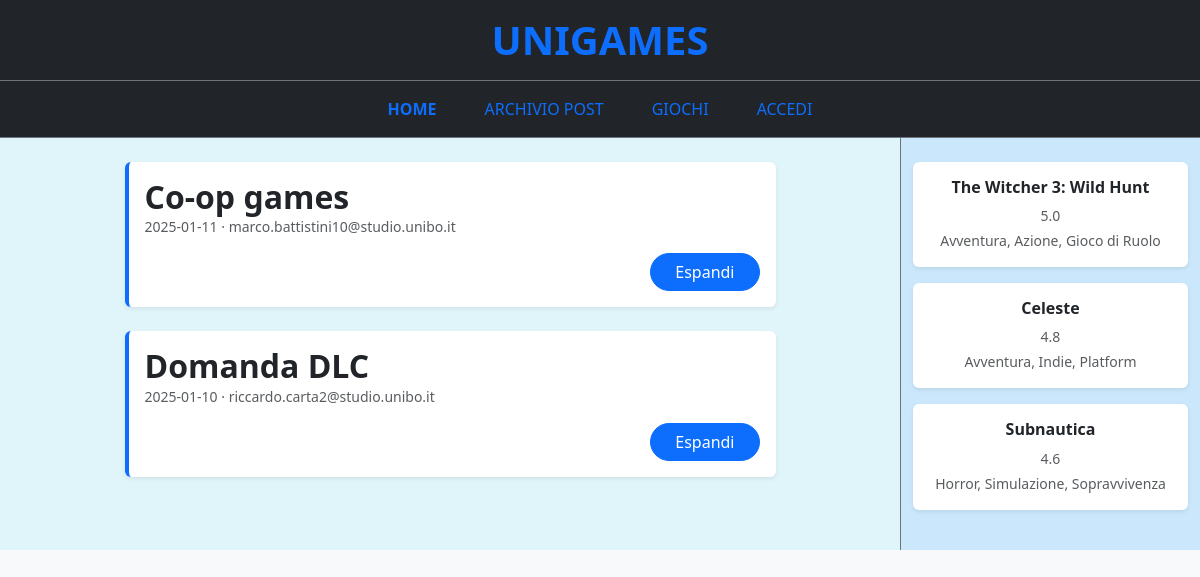
The page / on the database its author committed.
### tables this page shows
CREATE TABLE POST (
  crea_email VARCHAR(254) NOT NULL,
  codicePost NUMERIC(10) NOT NULL,
  testo VARCHAR(2000) NOT NULL,
  data DATE NOT NULL,
  titolo VARCHAR(150) NOT NULL,
  RECENSIONE VARCHAR(1),
  GENERICO VARCHAR(1),
  PRIMARY KEY (crea_email, codicePost),
  FOREIGN KEY (crea_email) REFERENCES UTENTE(email),
  CHECK (
    (GENERICO IS NOT NULL AND RECENSIONE IS NULL)
    OR
    (GENERICO IS NULL AND RECENSIONE IS NOT NULL)
  )
);

CREATE TABLE GIOCO (
  codiceGioco NUMERIC(10) NOT NULL,
  nome VARCHAR(100) NOT NULL,
  annoDiPubblicazione DATE NOT NULL,
  softwareHouse VARCHAR(100) NOT NULL,
  valutazioneGiornalistica DECIMAL(2,1) NOT NULL,
  descrizione VARCHAR(1000) NOT NULL,
  immagine VARCHAR(255) NOT NULL,
  email VARCHAR(254) NOT NULL,
  PRIMARY KEY (codiceGioco),
  FOREIGN KEY (email) REFERENCES ADMIN(email)
);

### index.php (called while the page is built)
<?php
require_once 'bootstrap.php';
$templateParams["titolo"] = "Unigames - Home";
$templateParams["nome"] = "lista-post.php";
$templateParams["selezionaFiltro"] = [];
$templateParams["aside"] = "lista-giochiRandom.php";
$templateParams["giochiRandomFunc"] = $dbh->getGiochiRandom(3);
$templateParams["filtri"] = [];
$templateParams["post"] = $dbh->getGenericPosts(4);
require 'template/base.php';
?>

### db/database.php (called while the page is built, shortened)
<?php
class DatabaseHelper
{
    private $db;
    public function __construct($servername, $username, $password, $dbname, $port)
    {
        $this->db = new mysqli($servername, $username, $password, $dbname, $port);
    }
    public function getGenericPosts($n = -1)
    {
        $query = "SELECT p.*
                    FROM POST p
                    JOIN GENERICO g
                    ON p.crea_email = g.crea_email
                    AND p.codicePost = g.codicePost
                    ORDER BY p.data DESC
                    ";
        if ($n > 0) {
            $query .= " LIMIT ?;";
        } else {
            $query .= ";";
        }
        $stmt = $this->db->prepare($query);
        if ($n > 0) {
            $stmt->bind_param('i', $n);
        }
        $stmt->execute();
        $result = $stmt->get_result();
        return $result->fetch_all(MYSQLI_ASSOC);
    }
    public function getGiochiRandom($n = -1)
    {
        $query = "SELECT g.codiceGioco, g.nome, g.valutazioneGiornalistica,
                     GROUP_CONCAT(t.nome SEPARATOR ', ') AS listaTag
                    FROM GIOCO g
                    LEFT JOIN riguarda r ON g.codiceGioco = r.codiceGioco
                    LEFT JOIN TAG t ON r.codiceTag = t.codiceTag
                    GROUP BY g.codiceGioco, g.nome, g.valutazioneGiornalistica
                    ORDER BY RAND()
                ";
        if ($n > 0) {
            $query .= " LIMIT ?;";
        }
        $stmt = $this->db->prepare($query);
        if ($n > 0) {
            $stmt->bind_param('i', $n);
        }
        $stmt->execute();
        $result = $stmt->get_result();
        return $result->fetch_all(MYSQLI_ASSOC);
    }
}
?>

### bootstrap.php (called while the page is built, shortened)
<?php
require_once("db/database.php");
$dbh = new DatabaseHelper("localhost", "root", "", "unigames_db", 3306);
?>

### template/lista-post.php (the view, shortened to what this page needs)
<?php foreach ($templateParams["post"] as $post): ?>
    <article class="card mb-4 shadow-sm border-0 border-start border-4 border-primary">
        <div class="card-body">
            <header class="mb-3">
                <h2 class="card-title fw-bold mb-1">
                    <?php echo $post["titolo"]; ?>
                </h2>
                <p class="card-subtitle text-muted small">
                    <?php echo $post["data"]; ?> · <?php echo $post["crea_email"]; ?>
                </p>
            </header>
            <div class="d-flex justify-content-end mt-3">
                <button class="btn btn-primary rounded-pill px-4 btn-generic-expand">Espandi</button>
            </div>
        </div>
    </article>
<?php endforeach; ?>

### template/lista-giochiRandom.php (shortened to what this page needs)
<?php foreach ($templateParams["giochiRandomFunc"] as $giocoRandom): ?>
    <article class="card mb-3 shadow-sm border-0">
        <div class="card-body p-3 text-center">
            <header class="mb-2">
                <h2 class="card-title h6 fw-bold mb-1">
                    <?php echo $giocoRandom["nome"]; ?>
                </h2>
            </header>
            <section class="card-text small text-muted">
                <p class="mb-1">
                    <?php echo $giocoRandom["valutazioneGiornalistica"]; ?>
                </p>
                <p class="mb-0">
                    <?php echo $giocoRandom["listaTag"]; ?>
                </p>
            </section>
        </div>
    </article>
<?php endforeach; ?>

### rows shown on the page
post: titolo "Co-op games", data "2025-01-11", crea_email "marco.battistini10@studio.unibo.it"
post: titolo "Domanda DLC", data "2025-01-10", crea_email "riccardo.carta2@studio.unibo.it"
gioco: nome "The Witcher 3: Wild Hunt", valutazioneGiornalistica "5.0", listaTag "Avventura, Azione, Gioco di Ruolo"
gioco: nome "Celeste", valutazioneGiornalistica "4.8", listaTag "Avventura, Indie, Platform"
gioco: nome "Subnautica", valutazioneGiornalistica "4.6", listaTag "Horror, Simulazione, Sopravvivenza"
